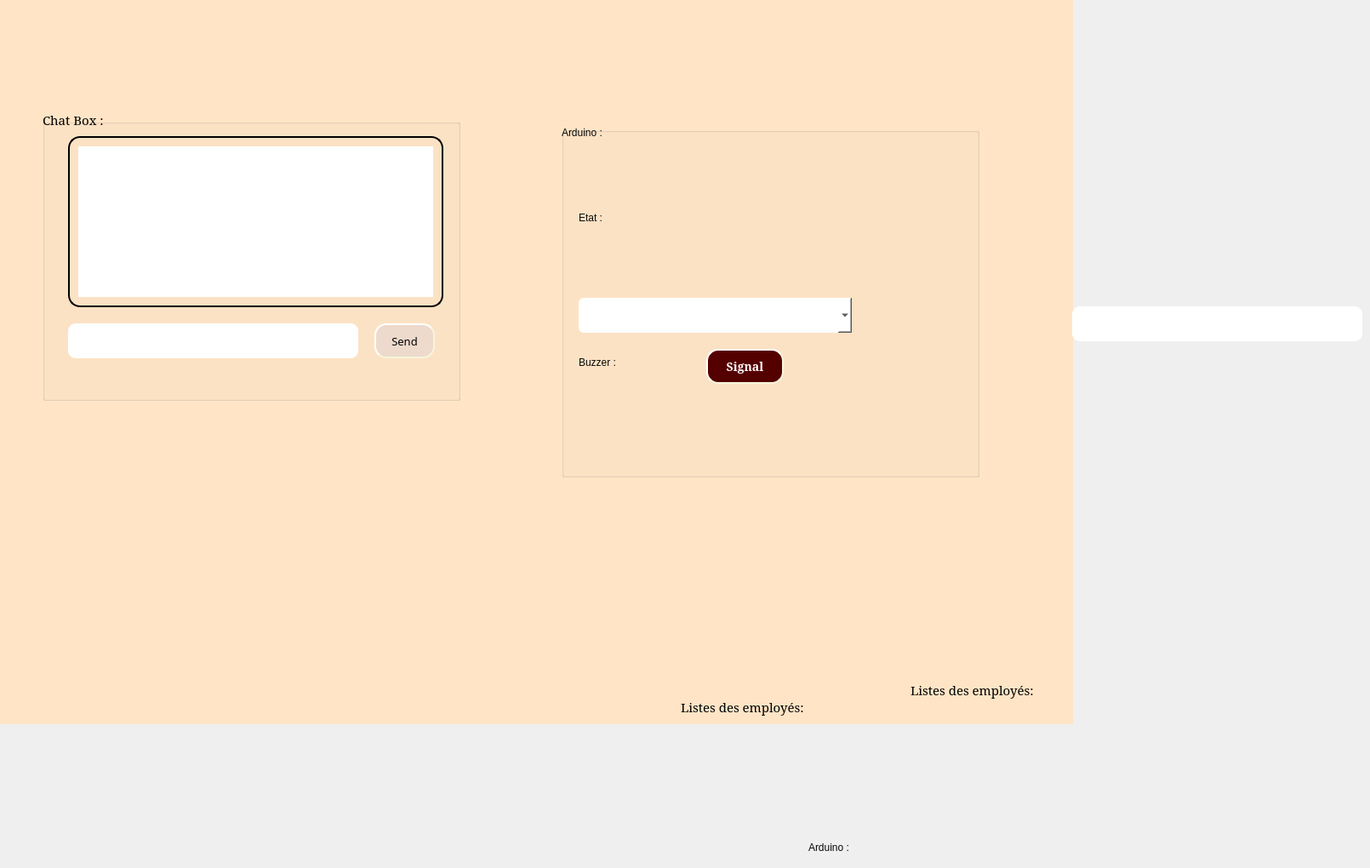
   <widget class="QWidget" name="tab_2">
    <attribute name="title">
     <string>Page</string>
    </attribute>
    <widget class="QLabel" name="label_pic_4">
     <property name="geometry">
      <rect>
       <x>0</x>
       <y>-40</y>
       <width>1261</width>
       <height>891</height>
      </rect>
     </property>
     <property name="mouseTracking">
      <bool>true</bool>
     </property>
     <property name="styleSheet">
      <string notr="true">background-color: rgb(255, 229, 198);</string>
     </property>
     <property name="text">
      <string/>
     </property>
     <property name="pixmap">
      <pixmap>../../Downloads/310042565_1253044795483244_7626101413920627149_n.png</pixmap>
     </property>
    </widget>
    <widget class="QGroupBox" name="groupBox_2">
     <property name="geometry">
      <rect>
       <x>660</x>
       <y>150</y>
       <width>491</width>
       <height>411</height>
      </rect>
     </property>
     <property name="font">
      <font>
       <family>Elephant</family>
      </font>
     </property>
     <property name="styleSheet">
      <string notr="true">QGroupBox:focus
{
	background-color: rgb(255, 166, 221);
font: 10pt &quot;Franklin Gothic Heavy&quot;;
color:rgb(8, 8, 8);
}
</string>
     </property>
     <property name="title">
      <string/>
     </property>
     <widget class="QLabel" name="label_22">
      <property name="geometry">
       <rect>
        <x>0</x>
        <y>-10</y>
        <width>161</width>
        <height>31</height>
       </rect>
      </property>
      <property name="styleSheet">
       <string notr="true">font: 12pt &quot;Franklin Gothic Heavy&quot;;
color:rgb(8, 8, 8);</string>
      </property>
      <property name="text">
       <string>Arduino :</string>
      </property>
     </widget>
     <widget class="QLabel" name="label_20">
      <property name="geometry">
       <rect>
        <x>130</x>
        <y>60</y>
        <width>69</width>
        <height>20</height>
       </rect>
      </property>
      <property name="text">
       <string/>
      </property>
     </widget>
     <widget class="QLabel" name="label_19">
      <property name="geometry">
       <rect>
        <x>110</x>
        <y>90</y>
        <width>311</width>
        <height>31</height>
       </rect>
      </property>
      <property name="styleSheet">
       <string notr="true">font: 75 12pt &quot;MS Shell Dlg 2&quot;;</string>
      </property>
      <property name="text">
       <string/>
      </property>
     </widget>
     <widget class="QLabel" name="label_23">
      <property name="geometry">
       <rect>
        <x>20</x>
        <y>90</y>
        <width>81</width>
        <height>31</height>
       </rect>
      </property>
      <property name="styleSheet">
       <string notr="true">font: 12pt &quot;Franklin Gothic Heavy&quot;;
color:rgb(8, 8, 8);</string>
      </property>
      <property name="text">
       <string>Etat :</string>
      </property>
     </widget>
     <widget class="QGroupBox" name="groupBox_3">
      <property name="geometry">
       <rect>
        <x>-560</x>
        <y>-120</y>
        <width>471</width>
        <height>281</height>
       </rect>
      </property>
      <property name="font">
       <font>
        <family>Elephant</family>
       </font>
      </property>
      <property name="styleSheet">
       <string notr="true">QGroupBox:focus
{
	background-color: rgb(255, 166, 221);
font: 10pt &quot;Franklin Gothic Heavy&quot;;
color:rgb(8, 8, 8);
}
</string>
      </property>
      <property name="title">
       <string/>
      </property>
      <widget class="QLabel" name="label_25">
       <property name="geometry">
        <rect>
         <x>0</x>
         <y>-10</y>
         <width>161</width>
         <height>31</height>
        </rect>
       </property>
       <property name="styleSheet">
        <string notr="true">font: 12pt &quot;Franklin Gothic Heavy&quot;;
color:rgb(8, 8, 8);</string>
       </property>
       <property name="text">
        <string>Arduino :</string>
       </property>
      </widget>
      <widget class="QLabel" name="label_21">
       <property name="geometry">
        <rect>
         <x>130</x>
         <y>60</y>
         <width>69</width>
         <height>20</height>
        </rect>
       </property>
       <property name="text">
        <string/>
       </property>
      </widget>
      <widget class="QLabel" name="label_26">
       <property name="geometry">
        <rect>
         <x>140</x>
         <y>120</y>
         <width>311</width>
         <height>31</height>
        </rect>
       </property>
       <property name="text">
        <string/>
       </property>
      </widget>
      <widget class="QLabel" name="label_27">
       <property name="geometry">
        <rect>
         <x>20</x>
         <y>120</y>
         <width>81</width>
         <height>31</height>
        </rect>
       </property>
       <property name="styleSheet">
        <string notr="true">font: 12pt &quot;Franklin Gothic Heavy&quot;;
color:rgb(8, 8, 8);</string>
       </property>
       <property name="text">
        <string>Etat :</string>
       </property>
      </widget>
      <widget class="QLabel" name="label_28">
       <property name="geometry">
        <rect>
         <x>20</x>
         <y>50</y>
         <width>81</width>
         <height>31</height>
        </rect>
       </property>
       <property name="styleSheet">
        <string notr="true">font: 12pt &quot;Franklin Gothic Heavy&quot;;
color:rgb(8, 8, 8);</string>
       </property>
       <property name="text">
        <string>LED :</string>
       </property>
      </widget>
      <widget class="QPushButton" name="pushButton_10">
       <property name="geometry">
        <rect>
         <x>130</x>
         <y>40</y>
         <width>71</width>
         <height>41</height>
        </rect>
       </property>
       <property name="font">
        <font>
         <family>Elephant</family>
         <pointsize>-1</pointsize>
         <weight>75</weight>
         <italic>false</italic>
         <bold>true</bold>
        </font>
       </property>
       <property name="styleSheet">
        <string notr="true">QPushButton


{
	
	background-color:rgb(85, 0, 0);



	border-style: outset;
    border-width: 2px;
    border-radius: 14px;
    border-color: beige;
    font: bold 14px;
 
    padding: 10px;
	color: rgb(255, 255, 255);

}
QPushButton:hover
{
		background-color: rgb(237, 218, 204);
	color: rgb(0, 0, 0);
	gridline-color: rgb(94, 118, 255);
}
QPushButton:pressed
{
	
	background-color: rgb(255, 180, 200);
gridline-color:rgb(228, 128, 255)

}</string>
       </property>
       <property name="text">
        <string>ON</string>
       </property>
      </widget>
     </widget>
     <widget class="QLabel" name="label_29">
      <property name="geometry">
       <rect>
        <x>20</x>
        <y>260</y>
        <width>101</width>
        <height>31</height>
       </rect>
      </property>
      <property name="styleSheet">
       <string notr="true">font: 12pt &quot;Franklin Gothic Heavy&quot;;
color:rgb(8, 8, 8);</string>
      </property>
      <property name="text">
       <string>Buzzer :</string>
      </property>
     </widget>
     <widget class="QPushButton" name="pushButton_signal">
      <property name="geometry">
       <rect>
        <x>170</x>
        <y>260</y>
        <width>91</width>
        <height>41</height>
       </rect>
      </property>
      <property name="font">
       <font>
        <family>Elephant</family>
        <pointsize>-1</pointsize>
        <weight>75</weight>
        <italic>false</italic>
        <bold>true</bold>
       </font>
      </property>
      <property name="styleSheet">
       <string notr="true">QPushButton


{
	
	background-color:rgb(85, 0, 0);



	border-style: outset;
    border-width: 2px;
    border-radius: 14px;
    border-color: beige;
    font: bold 14px;
 
    padding: 10px;
	color: rgb(255, 255, 255);

}
QPushButton:hover
{
		background-color: rgb(237, 218, 204);
	color: rgb(0, 0, 0);
	gridline-color: rgb(94, 118, 255);
}
QPushButton:pressed
{
	
	background-color: rgb(255, 180, 200);
gridline-color:rgb(228, 128, 255)

}</string>
      </property>
      <property name="text">
       <string>Signal</string>
      </property>
     </widget>
     <widget class="QLabel" name="label_30">
      <property name="geometry">
       <rect>
        <x>-330</x>
        <y>-30</y>
        <width>161</width>
        <height>31</height>
       </rect>
      </property>
      <property name="styleSheet">
       <string notr="true">font: 12pt &quot;Franklin Gothic Heavy&quot;;
color:rgb(8, 8, 8);</string>
      </property>
      <property name="text">
       <string>Arduino :</string>
      </property>
     </widget>
     <widget class="QComboBox" name="comboBox_4">
      <property name="geometry">
       <rect>
        <x>20</x>
        <y>200</y>
        <width>321</width>
        <height>41</height>
       </rect>
      </property>
      <property name="toolTip">
       <string>&lt;html&gt;&lt;head/&gt;&lt;body&gt;&lt;p align=&quot;center&quot;&gt;&lt;br/&gt;&lt;/p&gt;&lt;/body&gt;&lt;/html&gt;</string>
      </property>
      <property name="styleSheet">
       <string notr="true">border-radius: 6px;
background-color: rgb(255, 255, 255);</string>
      </property>
     </widget>
     <widget class="QLabel" name="label_35">
      <property name="geometry">
       <rect>
        <x>160</x>
        <y>280</y>
        <width>311</width>
        <height>31</height>
       </rect>
      </property>
      <property name="styleSheet">
       <string notr="true">font: 75 12pt &quot;MS Shell Dlg 2&quot;;</string>
      </property>
      <property name="text">
       <string/>
      </property>
     </widget>
     <widget class="QLabel" name="label_36">
      <property name="geometry">
       <rect>
        <x>30</x>
        <y>330</y>
        <width>301</width>
        <height>31</height>
       </rect>
      </property>
      <property name="styleSheet">
       <string notr="true">font: 75 12pt &quot;MS Shell Dlg 2&quot;;</string>
      </property>
      <property name="text">
       <string/>
      </property>
     </widget>
    </widget>
    <widget class="QPushButton" name="sendbutton">
     <property name="geometry">
      <rect>
       <x>440</x>
       <y>380</y>
       <width>71</width>
       <height>41</height>
      </rect>
     </property>
     <property name="font">
      <font>
       <family>Franklin Gothic Heavy</family>
       <pointsize>10</pointsize>
       <weight>50</weight>
       <italic>false</italic>
       <bold>false</bold>
      </font>
     </property>
     <property name="styleSheet">
      <string notr="true">QPushButton
{
	background-color: rgb(237, 218, 204);
	color: rgb(0, 0, 0);
border-style: solid;
    border-radius: 6;
border-radius: 14px;

	border-style: outset;
    border-width: 2px;
    border-radius: 14px;
    border-color: beige;
  
 
    padding: 10px;
	
	
	
	font: 10pt &quot;Franklin Gothic Heavy&quot;;
}
QPushButton:hover
{
background-color:rgb(85,110,255);
	color: rgb(0, 0, 0);
}
QPushButton:pressed
{
background-color:rgb(85,170,255);
}</string>
     </property>
     <property name="text">
      <string>Send</string>
     </property>
    </widget>
    <widget class="QTextEdit" name="textEdit">
     <property name="geometry">
      <rect>
       <x>80</x>
       <y>160</y>
       <width>441</width>
       <height>201</height>
      </rect>
     </property>
     <property name="styleSheet">
      <string notr="true">border-style: solid;
    border-radius: 6;
border-radius: 14px;

	border-style: outset;
    border-width: 2px;
    border-radius: 14px;
   
  
 
    padding: 10px;
	
	
	
	font: 10pt &quot;Franklin Gothic Heavy&quot;;</string>
     </property>
    </widget>
    <widget class="QLineEdit" name="lineEdit_7">
     <property name="geometry">
      <rect>
       <x>80</x>
       <y>380</y>
       <width>341</width>
       <height>41</height>
      </rect>
     </property>
     <property name="cursor">
      <cursorShape>ArrowCursor</cursorShape>
     </property>
     <property name="styleSheet">
      <string notr="true">border-radius: 9px;
background-color: rgb(255, 255, 255);</string>
     </property>
    </widget>
    <widget class="QGroupBox" name="groupBox_4">
     <property name="geometry">
      <rect>
       <x>50</x>
       <y>140</y>
       <width>491</width>
       <height>331</height>
      </rect>
     </property>
     <property name="title">
      <string/>
     </property>
    </widget>
    <widget class="QLabel" name="label_31">
     <property name="geometry">
      <rect>
       <x>950</x>
       <y>980</y>
       <width>161</width>
       <height>31</height>
      </rect>
     </property>
     <property name="styleSheet">
      <string notr="true">font: 12pt &quot;Franklin Gothic Heavy&quot;;
color:rgb(8, 8, 8);</string>
     </property>
     <property name="text">
      <string>Arduino :</string>
     </property>
    </widget>
    <widget class="QLabel" name="label_32">
     <property name="geometry">
      <rect>
       <x>800</x>
       <y>800</y>
       <width>201</width>
       <height>61</height>
      </rect>
     </property>
     <property name="font">
      <font>
       <family>Elephant</family>
       <pointsize>11</pointsize>
       <weight>50</weight>
       <italic>false</italic>
       <bold>false</bold>
      </font>
     </property>
     <property name="styleSheet">
      <string notr="true">font: 11pt &quot;Elephant&quot;;
color: rgb(0, 0, 0);
</string>
     </property>
     <property name="text">
      <string>Listes des employés:</string>
     </property>
    </widget>
    <widget class="QLabel" name="label_33">
     <property name="geometry">
      <rect>
       <x>1070</x>
       <y>780</y>
       <width>201</width>
       <height>61</height>
      </rect>
     </property>
     <property name="font">
      <font>
       <family>Elephant</family>
       <pointsize>11</pointsize>
       <weight>50</weight>
       <italic>false</italic>
       <bold>false</bold>
      </font>
     </property>
     <property name="styleSheet">
      <string notr="true">font: 11pt &quot;Elephant&quot;;
color: rgb(0, 0, 0);
</string>
     </property>
     <property name="text">
      <string>Listes des employés:</string>
     </property>
    </widget>
    <widget class="QLabel" name="label_34">
     <property name="geometry">
      <rect>
       <x>50</x>
       <y>110</y>
       <width>201</width>
       <height>61</height>
      </rect>
     </property>
     <property name="font">
      <font>
       <family>Elephant</family>
       <pointsize>11</pointsize>
       <weight>50</weight>
       <italic>false</italic>
       <bold>false</bold>
      </font>
     </property>
     <property name="styleSheet">
      <string notr="true">font: 11pt &quot;Elephant&quot;;
color: rgb(0, 0, 0);
</string>
     </property>
     <property name="text">
      <string>Chat Box :</string>
     </property>
    </widget>
    <widget class="QLineEdit" name="lineEdit_9">
     <property name="geometry">
      <rect>
       <x>1260</x>
       <y>360</y>
       <width>341</width>
       <height>41</height>
      </rect>
     </property>
     <property name="cursor">
      <cursorShape>ArrowCursor</cursorShape>
     </property>
     <property name="styleSheet">
      <string notr="true">border-radius: 9px;
background-color: rgb(255, 255, 255);</string>
     </property>
    </widget>
    <zorder>label_pic_4</zorder>
    <zorder>groupBox_2</zorder>
    <zorder>groupBox_4</zorder>
    <zorder>label_31</zorder>
    <zorder>label_32</zorder>
    <zorder>label_33</zorder>
    <zorder>label_34</zorder>
    <zorder>textEdit</zorder>
    <zorder>sendbutton</zorder>
    <zorder>lineEdit_7</zorder>
    <zorder>lineEdit_9</zorder>
   </widget>
